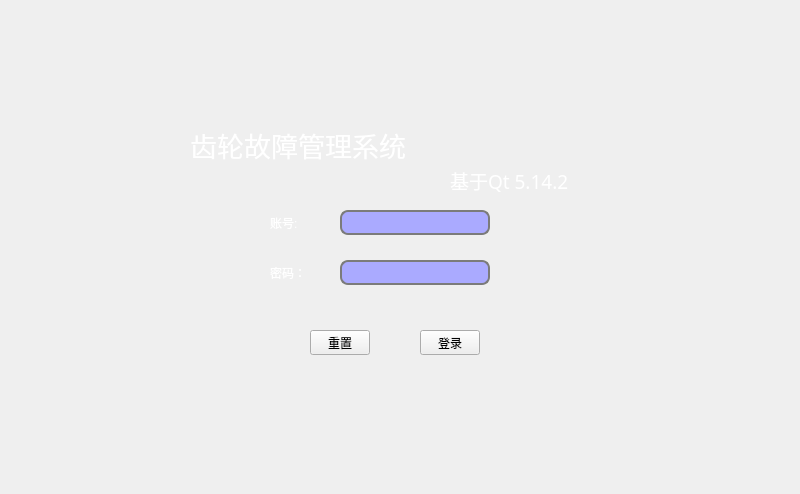
<?xml version="1.0" encoding="UTF-8"?>
<ui version="4.0">
 <class>LoginWindow</class>
 <widget class="QWidget" name="LoginWindow">
  <property name="windowModality">
   <enum>Qt::NonModal</enum>
  </property>
  <property name="geometry">
   <rect>
    <x>0</x>
    <y>0</y>
    <width>800</width>
    <height>494</height>
   </rect>
  </property>
  <property name="sizePolicy">
   <sizepolicy hsizetype="Fixed" vsizetype="Fixed">
    <horstretch>0</horstretch>
    <verstretch>0</verstretch>
   </sizepolicy>
  </property>
  <property name="minimumSize">
   <size>
    <width>800</width>
    <height>494</height>
   </size>
  </property>
  <property name="maximumSize">
   <size>
    <width>800</width>
    <height>494</height>
   </size>
  </property>
  <property name="windowTitle">
   <string>Form</string>
  </property>
  <property name="windowIcon">
   <iconset resource="main.qrc">
    <normaloff>:/image/_displayLogo.png</normaloff>:/image/_displayLogo.png</iconset>
  </property>
  <property name="styleSheet">
   <string notr="true">background-image: url(:/image/_loginPage.jpg);</string>
  </property>
  <widget class="QLabel" name="label_Topic">
   <property name="geometry">
    <rect>
     <x>120</x>
     <y>130</y>
     <width>600</width>
     <height>30</height>
    </rect>
   </property>
   <property name="sizePolicy">
    <sizepolicy hsizetype="Fixed" vsizetype="Fixed">
     <horstretch>0</horstretch>
     <verstretch>0</verstretch>
    </sizepolicy>
   </property>
   <property name="minimumSize">
    <size>
     <width>600</width>
     <height>30</height>
    </size>
   </property>
   <property name="maximumSize">
    <size>
     <width>300</width>
     <height>30</height>
    </size>
   </property>
   <property name="font">
    <font>
     <family>楷体</family>
     <pointsize>20</pointsize>
     <weight>50</weight>
     <italic>false</italic>
     <bold>false</bold>
    </font>
   </property>
   <property name="layoutDirection">
    <enum>Qt::LeftToRight</enum>
   </property>
   <property name="styleSheet">
    <string notr="true">font: 20pt &quot;楷体&quot;;
background: transparent;
color: white;</string>
   </property>
   <property name="text">
    <string>          齿轮故障管理系统</string>
   </property>
  </widget>
  <widget class="QLineEdit" name="lineEdit_Password">
   <property name="geometry">
    <rect>
     <x>340</x>
     <y>260</y>
     <width>150</width>
     <height>25</height>
    </rect>
   </property>
   <property name="sizePolicy">
    <sizepolicy hsizetype="Fixed" vsizetype="Fixed">
     <horstretch>0</horstretch>
     <verstretch>0</verstretch>
    </sizepolicy>
   </property>
   <property name="minimumSize">
    <size>
     <width>150</width>
     <height>25</height>
    </size>
   </property>
   <property name="maximumSize">
    <size>
     <width>150</width>
     <height>25</height>
    </size>
   </property>
   <property name="styleSheet">
    <string notr="true">QLineEdit{
	border:2px solid #7b7b7b;
	border-radius:8px;
	background: rgb(170, 170, 255);
}
</string>
   </property>
   <property name="echoMode">
    <enum>QLineEdit::Password</enum>
   </property>
  </widget>
  <widget class="QLabel" name="label_Password">
   <property name="geometry">
    <rect>
     <x>270</x>
     <y>260</y>
     <width>61</width>
     <height>25</height>
    </rect>
   </property>
   <property name="minimumSize">
    <size>
     <width>30</width>
     <height>25</height>
    </size>
   </property>
   <property name="maximumSize">
    <size>
     <width>100</width>
     <height>25</height>
    </size>
   </property>
   <property name="styleSheet">
    <string notr="true">font: 20 14pt &quot;楷体&quot;;
background: transparent;
color: white;</string>
   </property>
   <property name="text">
    <string>密码：</string>
   </property>
  </widget>
  <widget class="QLabel" name="label_UserID">
   <property name="geometry">
    <rect>
     <x>270</x>
     <y>210</y>
     <width>61</width>
     <height>25</height>
    </rect>
   </property>
   <property name="minimumSize">
    <size>
     <width>30</width>
     <height>25</height>
    </size>
   </property>
   <property name="maximumSize">
    <size>
     <width>100</width>
     <height>25</height>
    </size>
   </property>
   <property name="styleSheet">
    <string notr="true">font: 20 14pt &quot;楷体&quot;;
background: transparent;
color: white;</string>
   </property>
   <property name="text">
    <string>账号:</string>
   </property>
  </widget>
  <widget class="QPushButton" name="btn_login">
   <property name="geometry">
    <rect>
     <x>420</x>
     <y>330</y>
     <width>60</width>
     <height>25</height>
    </rect>
   </property>
   <property name="minimumSize">
    <size>
     <width>60</width>
     <height>25</height>
    </size>
   </property>
   <property name="maximumSize">
    <size>
     <width>60</width>
     <height>25</height>
    </size>
   </property>
   <property name="styleSheet">
    <string notr="true">color: white;background: rgb(170, 170, 255);border:1px groove gray;border-radius:4px;font: 20 14pt &quot;楷体&quot;;padding:1px 4px;border-style: outset;}
QPushButton:hover{background-color:
rgb(170, 85, 255); color: white;}
QPushButton:pressed{background-color:
rgb(170, 85, 255);border-style: inset;

</string>
   </property>
   <property name="text">
    <string>登录</string>
   </property>
   <property name="checkable">
    <bool>false</bool>
   </property>
   <property name="checked">
    <bool>false</bool>
   </property>
  </widget>
  <widget class="QLineEdit" name="lineEdit_UserID">
   <property name="geometry">
    <rect>
     <x>340</x>
     <y>210</y>
     <width>150</width>
     <height>25</height>
    </rect>
   </property>
   <property name="sizePolicy">
    <sizepolicy hsizetype="Fixed" vsizetype="Fixed">
     <horstretch>0</horstretch>
     <verstretch>0</verstretch>
    </sizepolicy>
   </property>
   <property name="minimumSize">
    <size>
     <width>150</width>
     <height>25</height>
    </size>
   </property>
   <property name="maximumSize">
    <size>
     <width>150</width>
     <height>25</height>
    </size>
   </property>
   <property name="styleSheet">
    <string notr="true">QLineEdit{
	border:2px solid #7b7b7b;
	border-radius:8px;
	background: rgb(170, 170, 255);
}
</string>
   </property>
  </widget>
  <widget class="QPushButton" name="btn_Clear">
   <property name="geometry">
    <rect>
     <x>310</x>
     <y>330</y>
     <width>60</width>
     <height>25</height>
    </rect>
   </property>
   <property name="minimumSize">
    <size>
     <width>60</width>
     <height>25</height>
    </size>
   </property>
   <property name="maximumSize">
    <size>
     <width>60</width>
     <height>25</height>
    </size>
   </property>
   <property name="styleSheet">
    <string notr="true">color: white;background: rgb(170, 170, 255);border:1px groove gray;border-radius:4px;font: 20 14pt &quot;楷体&quot;;padding:1px 4px;border-style: outset;}
QPushButton:hover{background-color:
rgb(170, 85, 255); color: white;}
QPushButton:pressed{background-color:
rgb(170, 85, 255);border-style: inset;

</string>
   </property>
   <property name="text">
    <string>重置</string>
   </property>
  </widget>
  <widget class="QLabel" name="label_Tips">
   <property name="geometry">
    <rect>
     <x>450</x>
     <y>160</y>
     <width>161</width>
     <height>41</height>
    </rect>
   </property>
   <property name="font">
    <font>
     <family>李旭科漫画体v1.0</family>
     <pointsize>14</pointsize>
    </font>
   </property>
   <property name="styleSheet">
    <string notr="true">background: transparent;
color: white;</string>
   </property>
   <property name="text">
    <string>基于Qt 5.14.2</string>
   </property>
  </widget>
  <widget class="QLabel" name="label_Copyright">
   <property name="geometry">
    <rect>
     <x>350</x>
     <y>460</y>
     <width>441</width>
     <height>31</height>
    </rect>
   </property>
   <property name="font">
    <font>
     <family>方正舒体</family>
     <pointsize>12</pointsize>
    </font>
   </property>
   <property name="styleSheet">
    <string notr="true">background: transparent;
color: white;</string>
   </property>
   <property name="text">
    <string/>
   </property>
  </widget>
 </widget>
 <resources>
  <include location="main.qrc"/>
 </resources>
 <connections/>
</ui>
